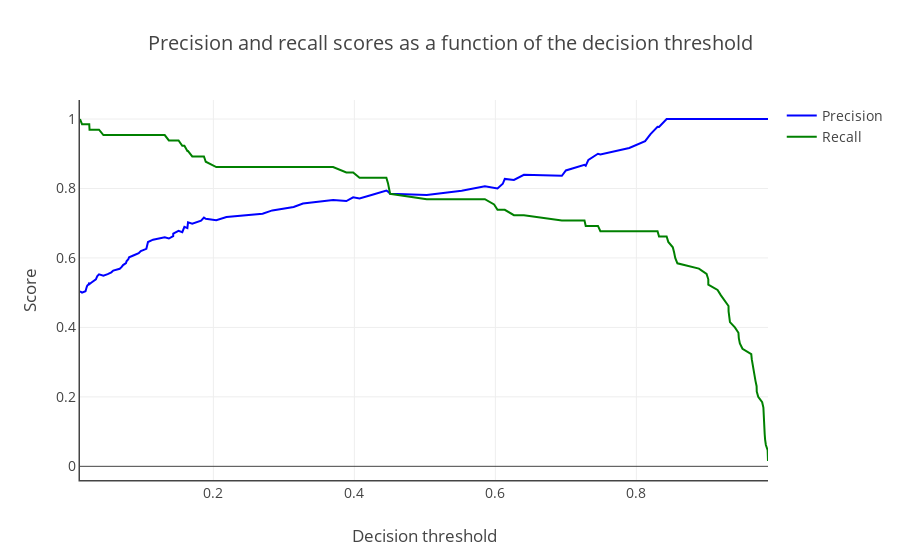

The notebook cell this image was saved under:
### Code cell
t = precision_recall_vs_threshold(
    y_true=y_train, y_pred=cv_predict_proba[:, 1])
py.iplot(t, filename='fatigue/precision_recall_vs_threshold')

### Figure 1 — Plotly figure (JSON) as saved in the notebook; plotly's stock layout.template omitted (floating-point values rounded to 4 significant figures; data arrays with more than 128 entries replaced by an {"elided": "..."} marker saying what was removed)
{"data": [{"line": {"color": "blue"}, "mode": "lines", "name": "Precision", "type": "scatter", "x": {"elided": "129 float values"}, "y": {"elided": "129 float values"}}, {"line": {"color": "green"}, "mode": "lines", "name": "Recall", "type": "scatter", "x": {"elided": "129 float values"}, "y": {"elided": "129 float values"}}], "layout": {"font": {"size": 14}, "hovermode": "closest", "title": "Precision and recall scores as a function of the decision threshold", "xaxis": {"linewidth": 1.5, "showline": true, "title": "Decision threshold"}, "yaxis": {"linewidth": 1.5, "showline": true, "title": "Score"}}}
